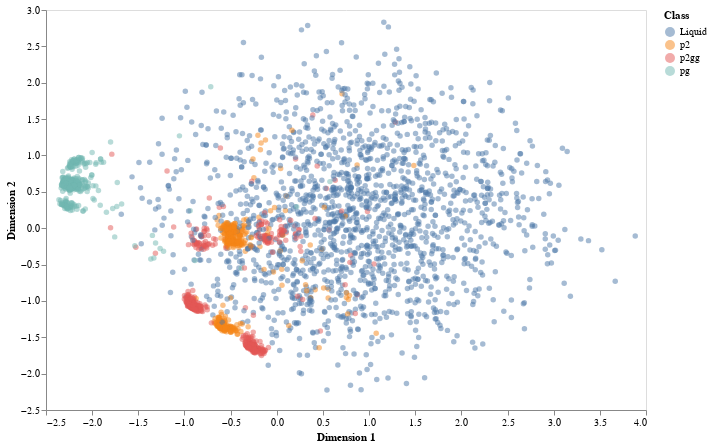

This figure's notebook cell:
### Markdown cell above
The standard PCA algorithm is a Singular Value Decomposition (SVD),
a matrix operation which identifies a linear combination of features
to give the largest variance.

### Code cell
pca = decomposition.PCA(n_components=2)
X_r = pca.fit_transform(X_o)
fig = figures.plot_dimensionality_reduction(X_r, y)
fig

### Figure 1 — Vega-Lite specification as saved in the notebook (floating-point values rounded to 4 significant figures; data arrays with more than 128 entries replaced by an {"elided": "..."} marker saying what was removed)
{"$schema": "https://vega.github.io/schema/vega-lite/v2.6.0.json", "config": {"axis": {"grid": false}, "view": {"height": 400, "width": 600}}, "data": {"name": "data-e221ccb898d13d6c416f8be745ce0787"}, "datasets": {"data-e221ccb898d13d6c416f8be745ce0787": {"elided": "3000 records"}}, "encoding": {"color": {"field": "class", "title": "Class", "type": "nominal"}, "x": {"field": "dim1", "title": "Dimension 1", "type": "quantitative"}, "y": {"field": "dim2", "title": "Dimension 2", "type": "quantitative"}}, "mark": {"opacity": 0.5, "type": "circle"}}
